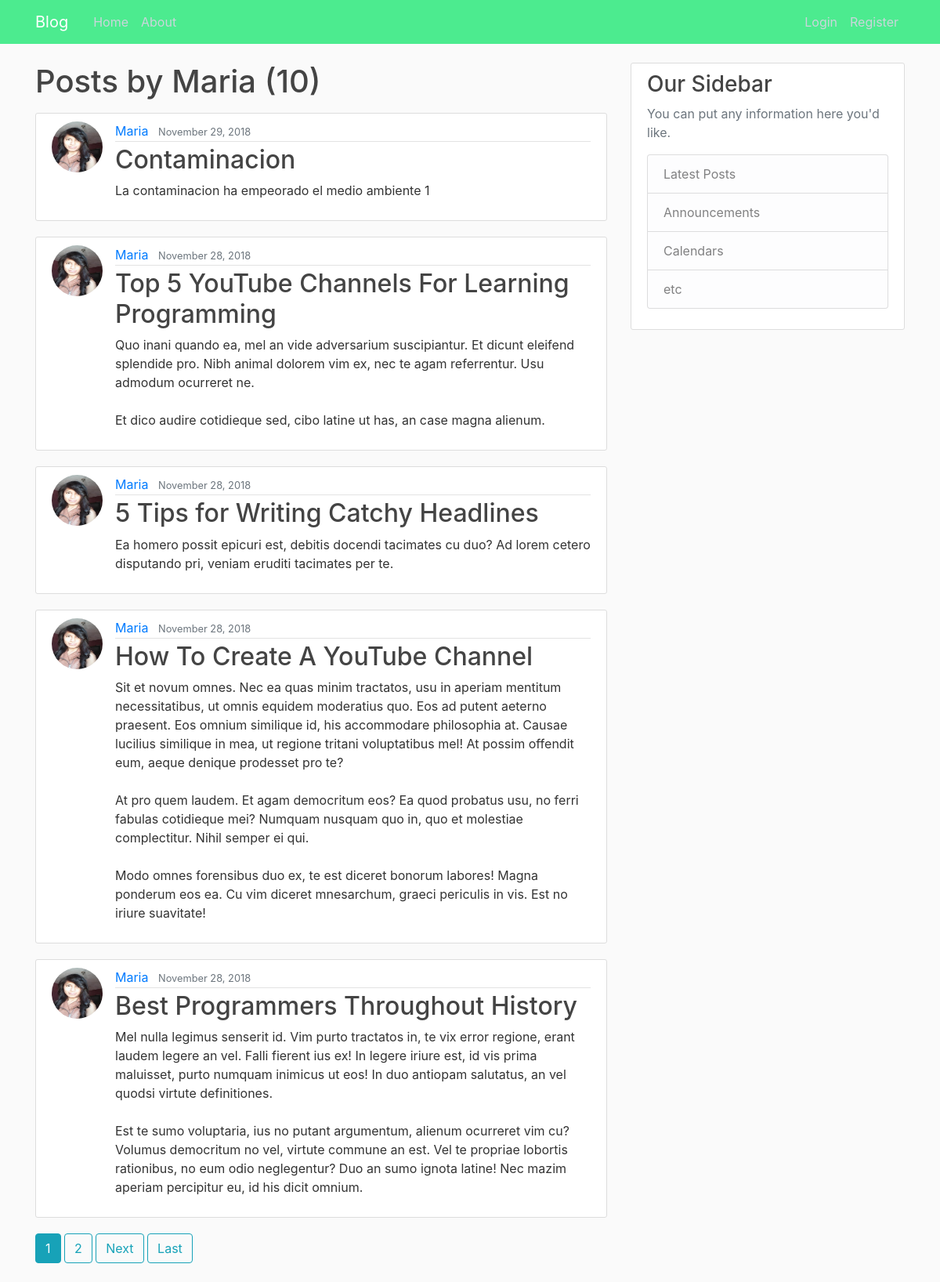
/user/Maria, run on the app's committed database.
### blog/models.py (models this page shows, shortened)
class Post(models.Model):
    title = models.CharField(max_length=100)
    content = models.TextField()
    date_posted = models.DateTimeField(default=timezone.now)
    author = models.ForeignKey(User, on_delete=models.CASCADE)

### users/models.py (models this page shows, shortened)
class Profile(models.Model):
    user = models.OneToOneField(User, on_delete=models.CASCADE)
    image = models.ImageField(default='default.jpg', upload_to='profile_pics')

### blog/views.py (the view)
# urls.py: path('user/<str:username>', UserPostListView.as_view(), name='user-posts'),
class UserPostListView(ListView):
    model = Post
    template_name = 'blog/user_posts.html'  # <app>/<model>_<viewtype>.html
    context_object_name = 'posts'
    paginate_by = 5
    def get_queryset(self):
        user = get_object_or_404(User, username=self.kwargs.get('username'))
        return Post.objects.filter(author=user).order_by('-date_posted')

### blog/templates/blog/user_posts.html (shortened to what this page needs)
{% extends "blog/base.html" %}
{% block content %}
    <h1 class="mb-3">Posts by {{ view.kwargs.username }} ({{ page_obj.paginator.count }})</h1>
    {% for post in posts %}
        <article class="media content-section">
          <img class="rounded-circle article-img" src="{{ post.author.profile.image.url }}">
          <div class="media-body">
            <div class="article-metadata">
              <a class="mr-2" href="{% url 'user-posts' post.author.username %}">{{ post.author }}</a>
              <small class="text-muted">{{ post.date_posted|date:"F d, Y" }}</small>
            </div>
            <h2><a class="article-title" href="{% url 'post-detail' post.id %}">{{ post.title }}</a></h2>
            <p class="article-content">{{ post.content }}</p>
          </div>
        </article>
    {% endfor %}
    {% if is_paginated %}
      {% for num in page_obj.paginator.page_range %}
        {% if page_obj.number == num %}
          <a class="btn btn-info mb-4" href="?page={{ num }}">{{ num }}</a>
        {% elif num > page_obj.number|add:'-3' and num < page_obj.number|add:'3' %}
          <a class="btn btn-outline-info mb-4" href="?page={{ num }}">{{ num }}</a>
        {% endif %}
      {% endfor %}
      {% if page_obj.has_next %}
        <a class="btn btn-outline-info mb-4" href="?page={{ page_obj.next_page_number }}">Next</a>
        <a class="btn btn-outline-info mb-4" href="?page={{ page_obj.paginator.num_pages }}">Last</a>
      {% endif %}
    {% endif %}
{% endblock content %}

### blog/static/blog/main.css (style rules this page uses)
body { background: #fafafa; color: #333333; margin-top: 5rem; }
h1, h2, h3, h4, h5, h6 { color: #444444; }
.content-section { background: #ffffff; padding: 10px 20px; border: 1px solid #dddddd; border-radius: 3px; margin-bottom: 20px; }
.article-title { color: #444444; }
.article-content { white-space: pre-line; }
.article-img { height: 65px; width: 65px; margin-right: 16px; }
.article-metadata { padding-bottom: 1px; margin-bottom: 4px; border-bottom: 1px solid #e3e3e3 }

### data on the page
Post: author.profile.image (picture), author "Maria", date_posted "November 29, 2018", title "Contaminacion", content "La contaminacion ha empeorado el medio ambiente 1"
Post: author.profile.image (picture), author "Maria", date_posted "November 28, 2018", title "Top 5 YouTube Channels For Learning Programming", content "Quo inani quando ea, mel an vide adversarium suscipiantur. Et dicunt eleifend splendide pro. Nibh animal dolorem vim ex, nec te agam referrentur. Usu admodum ocurreret ne. Et dico audire cotidieque sed, cibo latine ut has, an case magna alienum."
Post: author.profile.image (picture), author "Maria", date_posted "November 28, 2018", title "5 Tips for Writing Catchy Headlines", content "Ea homero possit epicuri est, debitis docendi tacimates cu duo? Ad lorem cetero disputando pri, veniam eruditi tacimates per te."
Post: author.profile.image (picture), author "Maria", date_posted "November 28, 2018", title "How To Create A YouTube Channel", content "Sit et novum omnes. Nec ea quas minim tractatos, usu in aperiam mentitum necessitatibus, ut omnis equidem moderatius quo. Eos ad putent aeterno praesent. Eos omnium similique id, his accommodare philosophia at. Causae lucilius similique in mea, ut regione tritani voluptatibus mel! At possim offendit eum, aeque denique prodesset pro te? At pro quem laudem. Et agam democritum eos? Ea quod probatus usu, no ferri fabulas cotidieque mei? Numquam nusquam quo in, quo et molestiae complectitur. Nihil semper ei qui. Modo omnes forensibus duo ex, te est diceret bonorum labores! Magna ponderum eos ea. Cu vim diceret mnesarchum, graeci periculis in vis. Est no iriure suavitate!"
Post: author.profile.image (picture), author "Maria", date_posted "November 28, 2018", title "Best Programmers Throughout History", content "Mel nulla legimus senserit id. Vim purto tractatos in, te vix error regione, erant laudem legere an vel. Falli fierent ius ex! In legere iriure est, id vis prima maluisset, purto numquam inimicus ut eos! In duo antiopam salutatus, an vel quodsi virtute definitiones. Est te sumo voluptaria, ius no putant argumentum, alienum ocurreret vim cu? Volumus democritum no vel, virtute commune an est. Vel te propriae lobortis rationibus, no eum odio neglegentur? Duo an sumo ignota latine! Nec mazim aperiam percipitur eu, id his dicit omnium."

### other printed values
{{ view.kwargs.username }} "Maria"
{{ page_obj.paginator.count }} "10"
{{ num }} "1"
{{ num }} "2"
